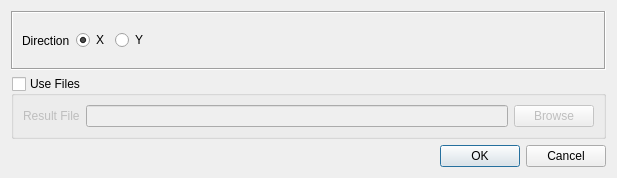
<?xml version="1.0" encoding="UTF-8"?>
<ui version="4.0">
 <class>Dialog</class>
 <widget class="QDialog" name="Dialog">
  <property name="geometry">
   <rect>
    <x>0</x>
    <y>0</y>
    <width>617</width>
    <height>178</height>
   </rect>
  </property>
  <property name="windowTitle">
   <string>Show Weakness Tables</string>
  </property>
  <layout class="QVBoxLayout" name="verticalLayout">
   <item>
    <widget class="QFrame" name="dir_frame">
     <property name="enabled">
      <bool>true</bool>
     </property>
     <property name="frameShape">
      <enum>QFrame::Box</enum>
     </property>
     <property name="frameShadow">
      <enum>QFrame::Sunken</enum>
     </property>
     <layout class="QHBoxLayout" name="horizontalLayout_2">
      <item>
       <widget class="QLabel" name="label_2">
        <property name="text">
         <string>Direction</string>
        </property>
       </widget>
      </item>
      <item>
       <widget class="QRadioButton" name="x_radio_button">
        <property name="text">
         <string>X</string>
        </property>
        <property name="checked">
         <bool>true</bool>
        </property>
       </widget>
      </item>
      <item>
       <widget class="QRadioButton" name="y_radio_button">
        <property name="text">
         <string>Y</string>
        </property>
       </widget>
      </item>
      <item>
       <spacer name="horizontalSpacer_2">
        <property name="orientation">
         <enum>Qt::Horizontal</enum>
        </property>
        <property name="sizeHint" stdset="0">
         <size>
          <width>40</width>
          <height>20</height>
         </size>
        </property>
       </spacer>
      </item>
     </layout>
    </widget>
   </item>
   <item>
    <widget class="QGroupBox" name="file_groupbox">
     <property name="title">
      <string>Use Files</string>
     </property>
     <property name="checkable">
      <bool>true</bool>
     </property>
     <property name="checked">
      <bool>false</bool>
     </property>
     <layout class="QGridLayout" name="gridLayout">
      <item row="0" column="0">
       <widget class="QLabel" name="label_4">
        <property name="text">
         <string>Result File</string>
        </property>
       </widget>
      </item>
      <item row="0" column="2">
       <widget class="QPushButton" name="weakness_button">
        <property name="text">
         <string>Browse</string>
        </property>
       </widget>
      </item>
      <item row="0" column="1">
       <widget class="QLineEdit" name="json_file"/>
      </item>
     </layout>
    </widget>
   </item>
   <item>
    <widget class="QDialogButtonBox" name="buttonBox">
     <property name="orientation">
      <enum>Qt::Horizontal</enum>
     </property>
     <property name="standardButtons">
      <set>QDialogButtonBox::Cancel|QDialogButtonBox::Ok</set>
     </property>
    </widget>
   </item>
  </layout>
 </widget>
 <resources>
  <include location="../resource.qrc"/>
 </resources>
 <connections>
  <connection>
   <sender>buttonBox</sender>
   <signal>accepted()</signal>
   <receiver>Dialog</receiver>
   <slot>accept()</slot>
   <hints>
    <hint type="sourcelabel">
     <x>248</x>
     <y>254</y>
    </hint>
    <hint type="destinationlabel">
     <x>157</x>
     <y>274</y>
    </hint>
   </hints>
  </connection>
  <connection>
   <sender>buttonBox</sender>
   <signal>rejected()</signal>
   <receiver>Dialog</receiver>
   <slot>reject()</slot>
   <hints>
    <hint type="sourcelabel">
     <x>316</x>
     <y>260</y>
    </hint>
    <hint type="destinationlabel">
     <x>286</x>
     <y>274</y>
    </hint>
   </hints>
  </connection>
 </connections>
</ui>
